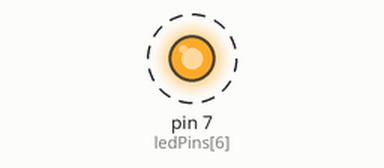
Bench run of a sketch on a simulated Arduino Uno, built with avr-gcc and run on an emulated ATmega328P. Parts: output pins drawn as LEDs (lit = HIGH). Dashed ring = blinking.

Above: at 0.05 s.
Timing chart, 0 to 3.0 s (numbered marks = the images above):
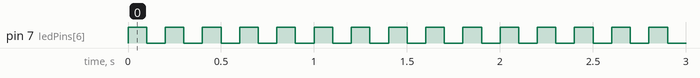

The sketch:

lesopdr1.ino
```cpp
unsigned long previousMillis;
int INTERVAL = 100;
int ledState = LOW;


void setup() {
  previousMillis = 0 - INTERVAL;
  pinMode(7, OUTPUT);
}

void loop() {
  unsigned long currentMillis = millis();
  if (currentMillis - previousMillis >= INTERVAL) {

    ledControlFlickerLed();

    previousMillis = currentMillis;
  }
}
```

LEDControl.ino
```cpp
// LED Lampen
// Kachung Li
// 06-02-2020

int ledPins[] = {13, 12, 11, 10, 9, 8, 7, 6, 5};
int amountLedPins = 8;


void ledControlSetup() {
  for (int i = 0; i < getAmountLedPins(); i++) {
    pinMode(ledPins[i], OUTPUT);
  }
}

// Geef de aantal pins terug. nodig voor andere methodes die niet direct bij de variabele bij komen.
int getAmountLedPins() {
  return amountLedPins;
}

// Geef de aantal pins terug, maar deel het door 2. Nodig voor de patroon samenvoegen.
int getHalfLedPins() {
  return getAmountLedPins() / 2;
}

int getLedState() {
  return ledState;
}

// Zet een lamp aan
void ledControlSetLedOn(int ledLamp) {
  digitalWrite(ledLamp, HIGH);
}

// Zet een lamp uit.
void ledControlSetLedOff(int ledLamp) {
  digitalWrite(ledLamp, LOW);
}

// Zet de led lamp aan en uit.
void ledControlToggleLed(int ledLamp) {
  digitalWrite(ledLamp, ledState);
}

void ledControlToggleLedState() {
  if (ledState == LOW) {
    ledState = HIGH;
  } else {
    ledState = LOW;
  }
}

void ledControlFlickerLed() {
  ledControlToggleLedState();
  for (int i = 0; i < getAmountLedPins(); i++) {
    ledControlToggleLed(ledPins[i]);
  }
}
```

Measured:
- by itself, pin 7 (ledPins[6]): alternates HIGH for 0.10 s and LOW for 0.10 s
